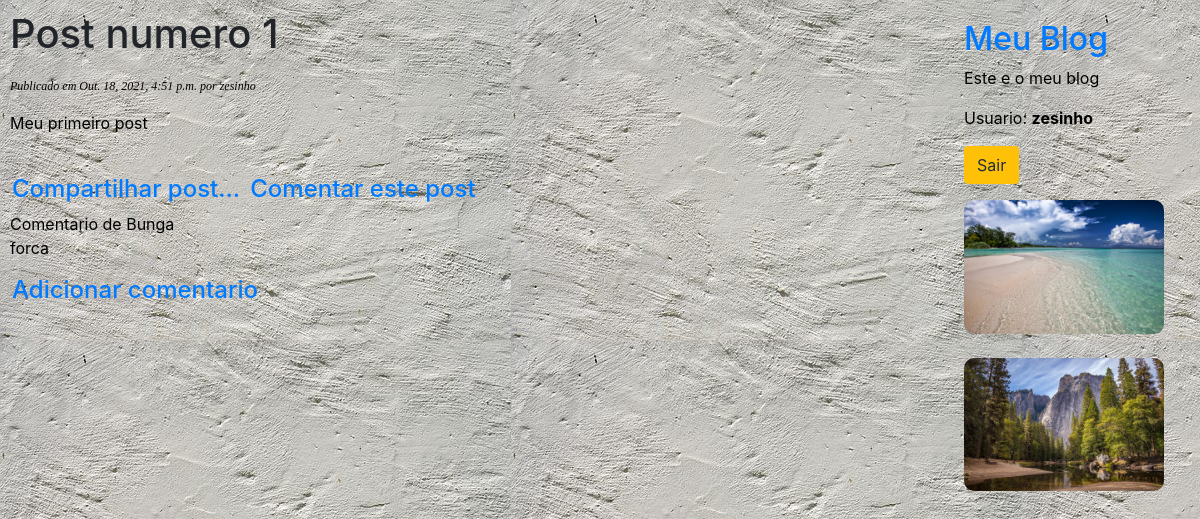
Page /post-numero-1/ (signed in) on the committed database.
### blog/models.py (models this page shows, shortened)
class Post(models.Model):
    STATUS_CHOICES = (
        ('rascunho', 'Rascunho'),
        ('publicado', 'Publicado')
    )
    objects = models.Manager() #este e o gerenciador padrao
    publicados = PublicadosManager() #nosso gerenciador personalizado
    titulo = models.CharField(max_length=250)
    slug = models.SlugField(max_length=100)
    corpo = models.TextField()
    autor = models.ForeignKey(User, on_delete=models.CASCADE, related_name='blog_posts')
    publicado = models.DateTimeField(default=timezone.now)
    criado = models.DateTimeField(auto_now_add=True)
    status = models.CharField(max_length=9, choices=STATUS_CHOICES, default='rascunho')
    class Meta:
        ordering = ('-publicado',)
        verbose_name = 'Post'
        verbose_name_plural = 'Posts'

class Comentario(models.Model):
    post = models.ForeignKey(Post, on_delete=models.CASCADE)
    nome = models.CharField('nome', max_length=50)
    email = models.EmailField('E-mail')
    corpo = models.TextField('Comentario')
    criado = models.DateTimeField('Data da criacao', auto_now_add=True)
    ativo = models.BooleanField('Ativo', default=False)
    class Meta:
        verbose_name = 'Comentario'
        verbose_name_plural = 'Comentarios'

### blog/views.py (the view)
class DetalharPostView(DetailView):
    template_name = "blog/post/detalharpost.html"
    model = Post
    def _get_coments(self, id_post):
        try:
            return Comentario.objects.filter(post_id=id_post)
        except Comentario.DoesNotExist:
            raise Exception
    def get_context_data(self, **kwargs):
        context = super(DetalharPostView, self).get_context_data(**kwargs)
        context['coments'] = self._get_coments(self.object.id)
        return context

### blog/templates/blog/post/detalharpost.html (shortened to what this page needs)
{% extends 'blog/base.html' %}
{% block conteudo %}
    <h1> {{ post.titulo }} </h1>
    <p class="date">
        Publicado em {{ post.publicado }} por {{ post.autor }}
    </p>
    <p class="paragraph">
        {{ post.corpo|linebreaks }}
    </p>
    <br>
    <h4>
        <span style="margin-right: 2px; margin-left: 2px;">
            <a href="{% url 'blog:share_post' post.id %}">
                Compartilhar post...
            </a>
        </span>
        <span style="margin-right: 2px; margin-left: 2px;">
            <a href="{% url 'blog:comentar_post' post.id %}">
                Comentar este post
            </a>
        </span>
    </h4>
    {% for c in coments %}
        <p> Comentario de {{ c.nome }} <br>
            {{ c.corpo }}
        </p>
    {% endfor %}
    <h4>
        <span style="margin-right: 2px; margin-left: 2px;">
            <a href="{% url 'blog:comentar_post' post.id %}">
                Adicionar comentario
            </a>
        </span>
    </h4>
{% endblock %}

### blog/templates/blog/base.html (shortened to what this page needs)
<!DOCTYPE html>
{% load static %}
<html lang="pt-br">
<head>
    <link rel="stylesheet" href="{% static 'blog/css/blog.css' %}"/>
    <link rel="stylesheet" href="{% static 'blog/css/adminlte.min.css' %}"/>
    <link rel="stylesheet" href="{% static 'blog/css/all.min.css' %}"/>
    <link rel="stylesheet" href="{% static 'blog/css/icheck-bootstrap.min.css' %}"/>
</head>
<body style="background: url('static/img/texture-1504364__340.jpg');">
        <div id="content">
            {% block conteudo %}
            {% endblock %}
        </div>
        <div id="sidebar">
            <h2><a href="{% url 'blog:listar_posts' %}">Meu Blog</a></h2>
            <p>Este e o meu blog</p>
                {% if user.is_anonymous %}
            <p><a class="btn btn-primary" href="{% url 'blog:cadastrouser' %}">Cadastrar</a></p>
            <p><a class="btn btn-primary" href="{% url 'blog:loginuser' %}">Entrar</a></p>
        {% else %}
            <p>Usuario: <b> {{ user.username }} </b></p>
            <p><a class="btn btn-warning" href="{% url 'blog:logoutuser' %}">Sair</a></p>
            <div>
                <img src="static/img/white-sand-beach-2252020_960_720.jpg" style="width: 200px; border-radius: 10px;"/>
            </div>
            <br>
            <div>
                <img src="static/img/mountains-1209302_960_720.jpg" style="width: 200px; border-radius: 10px;"/>
            </div>
        {% endif %}
    </div>
</body>
</html>

### blog/static/blog/css/blog.css (style rules this page uses)
body { background-image: linear-gradient(rgba(0,0,0,0.5), rgba(0,0,0,0.5)) background-size: cover; background-position: center; background-attachment: fixed; width: 100%; heigth: 20px solid #fff; font-family: Arial, sans-serif; padding: 10px; margin: 20px auto; max-width: 1500px; }
a { color: yellow; text-decoration: none; }
p { color: black; text-decoration: none; }
p.date { color: black; font-family: georgia, serif; font-size: 12px; font-style: italic; }
h1 { font-neight: normal; border-bottom: 1px solid #bbb; padding: 0 0 10px 0; }
h2 { font-neight: normal; margin: 10px 0 0; }
#content { float: left; width: 60%; padding: 0 0 30px; }
#sidebar { float: right; width: 20%; padding: 10px; background-color: light grey; height: 500px; border-radius: 10px; }

### rows in the picture
Post: titulo "Post numero 1", publicado "Out. 18, 2021, 4:51 p.m.", autor "zesinho", corpo "Meu primeiro post"
Comentario: nome "Bunga", corpo "forca"

### other values in the picture
{{ user.username }} "zesinho"
